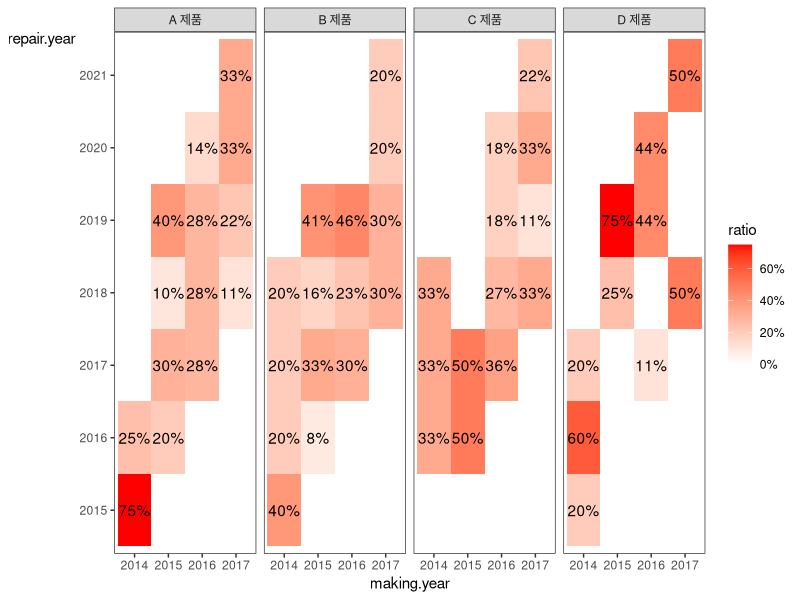

Generate this figure with R:
# Install Packages
# Data Import
install.packages("readr", dependencies = c("Depends", "Suggests"))
install.packages("data.table", dependencies = c("Depends", "Suggests"))
install.packages("readxl", dependencies = c("Depends", "Suggests"))
install.packages("gdata", dependencies = c("Depends", "Suggests"))
install.packages("XLConnect", dependencies = c("Depends", "Suggests"))
install.packages("RMySQL", dependencies = c("Depends", "Suggests"))
install.packages("httr", dependencies = c("Depends", "Suggests"))
# Data Manipulation
install.packages("dplyr", dependencies = c("Depends", "Suggests"))
install.packages("ggplot2", dependencies = c("Depends", "Suggests"))
# Data Visualization
install.packages("ggvis", dependencies = c("Depends", "Suggests"))



library(dplyr)
library(data.table)
library(ggplot2)
set.seed(1986)


# 원천 데이터(제공됌)
raw.data <- 
  data.frame(
    product = sample(rep(LETTERS[c(1:4)],c(30,40,30,20))))%>%
  mutate(
    making.year = sample(rep(2017:2014,c(30,40,30,20))),
    repair.year = making.year+sample(1:4)) %>%
  arrange(product, making.year, repair.year)

head(tbl_df(raw.data))
tail(tbl_df(raw.data))


# 상품별 집계(table 함수)후 data.frame화 -> 컬럼명 바꿔주고 정렬 
data <-
  raw.data %>%
  table(.) %>%
  as.data.frame(.) %>%
  setnames(c(names(.[,1:(ncol(.)-1)]),'count')) %>%
  arrange(product, repair.year, making.year)


# 비율 계산을 위한 total
total <-
  data %>%
  group_by(product, making.year) %>%
  summarise(total = sum(count)) %>%
  arrange(product, making.year)

head(total)
head(data)

# 비율
ratio.data <-
  data %>%
  inner_join(total, by=c('product','making.year')) %>%
  mutate(ratio=count/total)


# % 라벨 포맷
format.ratio <- function(x) paste(floor(x*100),'%',sep='')


# chart : legend title에 대한 vjust가 먹히지 않아서 줄바꿈 문자 '\n' 으로 해결
ratio.data %>%
  ggplot(aes(x=making.year, y=repair.year, fill=ratio)) +
  geom_tile() +
  geom_text(
    aes(label=case_when(
      ratio==0 ~ '', 
      TRUE ~ format.ratio(ratio)))) +
  scale_fill_continuous(
    high='red', 
    low='white', 
    label=format.ratio) +
  facet_grid(~ paste(product,'제품')) +
  theme_bw() +
  theme(
    panel.grid = element_blank(), 
    axis.title.y=element_text(angle=0))